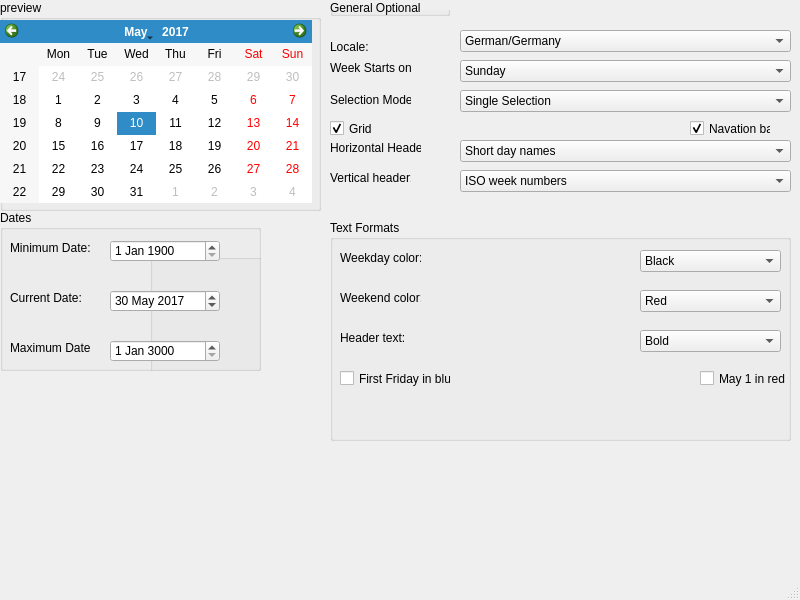
<?xml version="1.0" encoding="UTF-8"?>
<ui version="4.0">
 <class>MainWindow</class>
 <widget class="QMainWindow" name="MainWindow">
  <property name="geometry">
   <rect>
    <x>0</x>
    <y>0</y>
    <width>800</width>
    <height>600</height>
   </rect>
  </property>
  <property name="windowTitle">
   <string>MainWindow</string>
  </property>
  <widget class="QWidget" name="centralwidget">
   <widget class="QGroupBox" name="groupBox">
    <property name="geometry">
     <rect>
      <x>0</x>
      <y>0</y>
      <width>321</width>
      <height>211</height>
     </rect>
    </property>
    <property name="title">
     <string>preview</string>
    </property>
   </widget>
   <widget class="QCalendarWidget" name="calendarWidget">
    <property name="geometry">
     <rect>
      <x>0</x>
      <y>20</y>
      <width>312</width>
      <height>183</height>
     </rect>
    </property>
    <property name="selectedDate">
     <date>
      <year>2017</year>
      <month>5</month>
      <day>10</day>
     </date>
    </property>
   </widget>
   <widget class="QGroupBox" name="groupBox_2">
    <property name="geometry">
     <rect>
      <x>330</x>
      <y>0</y>
      <width>120</width>
      <height>16</height>
     </rect>
    </property>
    <property name="title">
     <string>General Optional</string>
    </property>
   </widget>
   <widget class="QLabel" name="label">
    <property name="geometry">
     <rect>
      <x>330</x>
      <y>40</y>
      <width>47</width>
      <height>13</height>
     </rect>
    </property>
    <property name="text">
     <string>Locale:</string>
    </property>
   </widget>
   <widget class="QLabel" name="label_2">
    <property name="geometry">
     <rect>
      <x>330</x>
      <y>60</y>
      <width>81</width>
      <height>16</height>
     </rect>
    </property>
    <property name="text">
     <string>Week Starts on:</string>
    </property>
   </widget>
   <widget class="QLabel" name="label_3">
    <property name="geometry">
     <rect>
      <x>330</x>
      <y>90</y>
      <width>81</width>
      <height>20</height>
     </rect>
    </property>
    <property name="text">
     <string>Selection Mode:</string>
    </property>
   </widget>
   <widget class="QLabel" name="label_4">
    <property name="geometry">
     <rect>
      <x>330</x>
      <y>140</y>
      <width>91</width>
      <height>16</height>
     </rect>
    </property>
    <property name="text">
     <string>Horizontal Header:</string>
    </property>
   </widget>
   <widget class="QLabel" name="label_5">
    <property name="geometry">
     <rect>
      <x>330</x>
      <y>170</y>
      <width>81</width>
      <height>16</height>
     </rect>
    </property>
    <property name="text">
     <string>Vertical header:</string>
    </property>
   </widget>
   <widget class="QCheckBox" name="checkBox">
    <property name="geometry">
     <rect>
      <x>330</x>
      <y>120</y>
      <width>70</width>
      <height>17</height>
     </rect>
    </property>
    <property name="text">
     <string>Grid</string>
    </property>
    <property name="checkable">
     <bool>true</bool>
    </property>
    <property name="checked">
     <bool>true</bool>
    </property>
   </widget>
   <widget class="QCheckBox" name="checkBox_2">
    <property name="geometry">
     <rect>
      <x>690</x>
      <y>120</y>
      <width>81</width>
      <height>17</height>
     </rect>
    </property>
    <property name="text">
     <string>Navation bar</string>
    </property>
    <property name="checked">
     <bool>true</bool>
    </property>
   </widget>
   <widget class="QComboBox" name="comboBox">
    <property name="geometry">
     <rect>
      <x>460</x>
      <y>30</y>
      <width>331</width>
      <height>22</height>
     </rect>
    </property>
    <item>
     <property name="text">
      <string>German/Germany</string>
     </property>
    </item>
   </widget>
   <widget class="QComboBox" name="comboBox_2">
    <property name="geometry">
     <rect>
      <x>460</x>
      <y>60</y>
      <width>331</width>
      <height>22</height>
     </rect>
    </property>
    <item>
     <property name="text">
      <string>Sunday</string>
     </property>
    </item>
   </widget>
   <widget class="QComboBox" name="comboBox_3">
    <property name="geometry">
     <rect>
      <x>460</x>
      <y>90</y>
      <width>331</width>
      <height>22</height>
     </rect>
    </property>
    <item>
     <property name="text">
      <string>Single Selection</string>
     </property>
    </item>
   </widget>
   <widget class="QComboBox" name="comboBox_4">
    <property name="geometry">
     <rect>
      <x>460</x>
      <y>140</y>
      <width>331</width>
      <height>22</height>
     </rect>
    </property>
    <item>
     <property name="text">
      <string>Short day names</string>
     </property>
    </item>
   </widget>
   <widget class="QComboBox" name="comboBox_5">
    <property name="geometry">
     <rect>
      <x>460</x>
      <y>170</y>
      <width>331</width>
      <height>22</height>
     </rect>
    </property>
    <item>
     <property name="text">
      <string>ISO week numbers</string>
     </property>
    </item>
   </widget>
   <widget class="QGroupBox" name="groupBox_3">
    <property name="geometry">
     <rect>
      <x>0</x>
      <y>210</y>
      <width>261</width>
      <height>161</height>
     </rect>
    </property>
    <property name="title">
     <string>Dates</string>
    </property>
    <widget class="QGroupBox" name="groupBox_4">
     <property name="geometry">
      <rect>
       <x>150</x>
       <y>30</y>
       <width>261</width>
       <height>161</height>
      </rect>
     </property>
     <property name="title">
      <string>Dates</string>
     </property>
    </widget>
   </widget>
   <widget class="QLabel" name="label_6">
    <property name="geometry">
     <rect>
      <x>10</x>
      <y>240</y>
      <width>81</width>
      <height>16</height>
     </rect>
    </property>
    <property name="text">
     <string>Minimum Date:</string>
    </property>
   </widget>
   <widget class="QLabel" name="label_7">
    <property name="geometry">
     <rect>
      <x>10</x>
      <y>290</y>
      <width>81</width>
      <height>16</height>
     </rect>
    </property>
    <property name="text">
     <string>Current Date:</string>
    </property>
   </widget>
   <widget class="QLabel" name="label_8">
    <property name="geometry">
     <rect>
      <x>10</x>
      <y>340</y>
      <width>81</width>
      <height>16</height>
     </rect>
    </property>
    <property name="text">
     <string>Maximum Date:</string>
    </property>
   </widget>
   <widget class="QDateEdit" name="dateEdit">
    <property name="geometry">
     <rect>
      <x>110</x>
      <y>240</y>
      <width>110</width>
      <height>22</height>
     </rect>
    </property>
    <property name="date">
     <date>
      <year>1900</year>
      <month>1</month>
      <day>1</day>
     </date>
    </property>
   </widget>
   <widget class="QDateEdit" name="dateEdit_2">
    <property name="geometry">
     <rect>
      <x>110</x>
      <y>290</y>
      <width>110</width>
      <height>22</height>
     </rect>
    </property>
    <property name="date">
     <date>
      <year>2017</year>
      <month>5</month>
      <day>30</day>
     </date>
    </property>
   </widget>
   <widget class="QDateEdit" name="dateEdit_3">
    <property name="geometry">
     <rect>
      <x>110</x>
      <y>340</y>
      <width>110</width>
      <height>22</height>
     </rect>
    </property>
    <property name="date">
     <date>
      <year>3000</year>
      <month>1</month>
      <day>1</day>
     </date>
    </property>
   </widget>
   <widget class="QGroupBox" name="groupBox_5">
    <property name="geometry">
     <rect>
      <x>330</x>
      <y>220</y>
      <width>461</width>
      <height>221</height>
     </rect>
    </property>
    <property name="title">
     <string>Text Formats</string>
    </property>
    <widget class="QLabel" name="label_9">
     <property name="geometry">
      <rect>
       <x>10</x>
       <y>30</y>
       <width>81</width>
       <height>16</height>
      </rect>
     </property>
     <property name="text">
      <string>Weekday color:</string>
     </property>
    </widget>
    <widget class="QLabel" name="label_10">
     <property name="geometry">
      <rect>
       <x>10</x>
       <y>70</y>
       <width>81</width>
       <height>16</height>
      </rect>
     </property>
     <property name="text">
      <string>Weekend color:</string>
     </property>
    </widget>
    <widget class="QLabel" name="label_11">
     <property name="geometry">
      <rect>
       <x>10</x>
       <y>110</y>
       <width>81</width>
       <height>16</height>
      </rect>
     </property>
     <property name="text">
      <string>Header text:</string>
     </property>
    </widget>
    <widget class="QComboBox" name="comboBox_6">
     <property name="geometry">
      <rect>
       <x>310</x>
       <y>30</y>
       <width>141</width>
       <height>22</height>
      </rect>
     </property>
     <item>
      <property name="text">
       <string>Black</string>
      </property>
     </item>
    </widget>
    <widget class="QComboBox" name="comboBox_7">
     <property name="geometry">
      <rect>
       <x>310</x>
       <y>70</y>
       <width>141</width>
       <height>22</height>
      </rect>
     </property>
     <item>
      <property name="text">
       <string>Red</string>
      </property>
     </item>
    </widget>
    <widget class="QComboBox" name="comboBox_8">
     <property name="geometry">
      <rect>
       <x>310</x>
       <y>110</y>
       <width>141</width>
       <height>22</height>
      </rect>
     </property>
     <item>
      <property name="text">
       <string>Bold</string>
      </property>
     </item>
    </widget>
    <widget class="QCheckBox" name="checkBox_3">
     <property name="geometry">
      <rect>
       <x>10</x>
       <y>150</y>
       <width>111</width>
       <height>17</height>
      </rect>
     </property>
     <property name="text">
      <string>First Friday in blue</string>
     </property>
    </widget>
    <widget class="QCheckBox" name="checkBox_4">
     <property name="geometry">
      <rect>
       <x>370</x>
       <y>150</y>
       <width>111</width>
       <height>17</height>
      </rect>
     </property>
     <property name="text">
      <string>May 1 in red</string>
     </property>
    </widget>
   </widget>
  </widget>
  <widget class="QMenuBar" name="menubar">
   <property name="geometry">
    <rect>
     <x>0</x>
     <y>0</y>
     <width>800</width>
     <height>21</height>
    </rect>
   </property>
  </widget>
  <widget class="QStatusBar" name="statusbar"/>
 </widget>
 <resources/>
 <connections/>
</ui>
